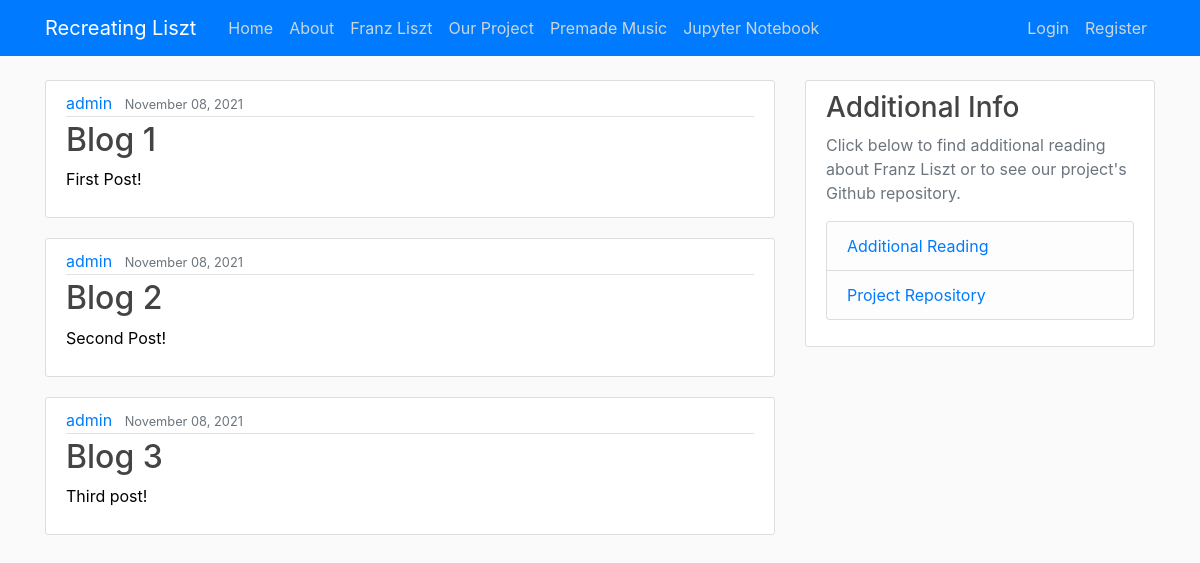
The page / on the database its author committed.
### home/models.py (models this page shows, shortened)
class Post(models.Model):
    title = models.CharField(max_length=100)
    content = models.TextField()
    date_posted = models.DateTimeField(default=timezone.now)
    author = models.ForeignKey(User, on_delete=models.CASCADE)

### home/views.py (the view)
# urls.py: 2. Add a URL to urlpatterns:  path('', views.home, name='home')
def home(request):
    context = {
    'posts': Post.objects.all()
    }
    return render(request, 'home/home.html', context)

### home/templates/home/home.html
{% extends "home/base.html" %}
{% block content%}
    {% for post in posts%}
            <article class="media content-section">
              <div class="media-body">
                <div class="article-metadata">
                  <a class="mr-2" href="#">{{ post.author }}</a>
                  <small class="text-muted">{{ post.date_posted |date:"F d, Y" }}</small>
                </div>
                <h2><a class="article-title" href="#">{{ post.title }}</a></h2>
                <p class="article-content">{{ post.content }}</p>
              </div>
            </article>
    {% endfor %}
{% endblock content %}

### home/templates/home/base.html (shortened to what this page needs)
{% load static %}
<!DOCTYPE html>
<html>
<head>
    <link rel="stylesheet" href="https://maxcdn.bootstrapcdn.com/bootstrap/4.0.0/css/bootstrap.min.css">
    <link rel="stylesheet" type="text/css" href="{% static 'home/main.css' %}">
</head>
<body>
    <header class="site-header">
      <nav class="navbar navbar-expand-md navbar-dark bg-primary fixed-top">
        <div class="container">
          <a class="navbar-brand mr-4" href="{% url 'home-home' %}">Recreating Liszt</a>
          <div class="collapse navbar-collapse" id="navbarToggle">
            <div class="navbar-nav mr-auto">
              <a class="nav-item nav-link" href="{% url 'home-home' %}">Home</a>
              <a class="nav-item nav-link" href="{% url 'home-about' %}">About</a>
              <a class="nav-item nav-link" href="{% url 'home-liszt' %}">Franz Liszt</a>
              <a class="nav-item nav-link" href="{% url 'home-project' %}">Our Project</a>
              <a class="nav-item nav-link" href="{% url 'home-music' %}">Premade Music</a>
              <a class="nav-item nav-link" href="{% url 'home-AI' %}">Jupyter Notebook</a>
            </div>
            <div class="navbar-nav">
                {% if user.is_authenticated %}
                  <a class="nav-item nav-link" href="{% url 'profile'%}">Profile</a>
                  <a class="nav-item nav-link" href="{% url 'logout'%}">Logout</a>
                {% else %}
                  <a class="nav-item nav-link" href="{% url 'login'%}">Login</a>
                  <a class="nav-item nav-link" href="{% url 'register'%}">Register</a>
                {% endif %}
            </div>
          </div>
        </div>
      </nav>
    </header>
    <main role="main" class="container">
      <div class="row">
        <div class="col-md-8">
          {% block content %}{% endblock %}
        </div>
        <div class="col-md-4">
          <div class="content-section">
            <h3>Additional Info</h3>
            <p class='text-muted'>Click below to find additional reading about Franz Liszt or to see our project's Github repository.
              <ul class="list-group">
                <li class="list-group-item list-group-item-light"><a href="https://www.britannica.com/biography/Franz-Liszt">Additional Reading</a></li>
                <li class="list-group-item list-group-item-light"><a href="https://github.com/ZackSaffron/CPS410Project">Project Repository</a></li>
              </ul>
            </p>
          </div>
        </div>
      </div>
    </main>
</body>
</html>

### home/static/home/main.css (style rules this page uses)
body { background: #fafafa; color: #000000; margin-top: 5rem; }
h1, h2, h3, h4, h5, h6 { color: #444444; }
ul { margin: 0; }
.site-header .navbar-nav .nav-link { color: #cbd5db; }
.content-section { background: #ffffff; padding: 10px 20px; border: 1px solid #dddddd; border-radius: 3px; margin-bottom: 20px; }
.article-title { color: #444444; }
.article-content { white-space: pre-line; }
.article-metadata { padding-bottom: 1px; margin-bottom: 4px; border-bottom: 1px solid #e3e3e3 }

### rows shown on the page
Post: author "admin", date_posted "November 08, 2021", title "Blog 1", content "First Post!"
Post: author "admin", date_posted "November 08, 2021", title "Blog 2", content "Second Post!"
Post: author "admin", date_posted "November 08, 2021", title "Blog 3", content "Third post!"
